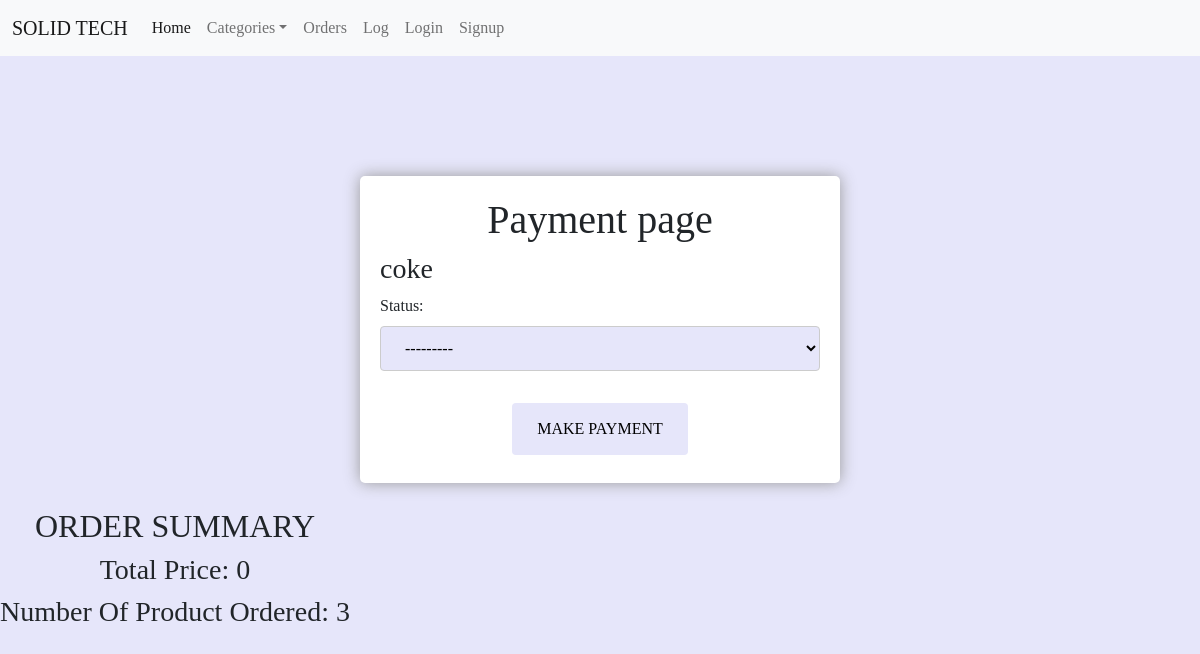
Screenshot of /seller/update/order/1 with the database file from the repository.
### Sellers/models.py (models this page shows, shortened)
class Order(models.Model):
    seller = models.ForeignKey(user, on_delete=models.DO_NOTHING)
    name = models.CharField(max_length=1000000)
    num_of_product = models.IntegerField(max_length=100000)
    created_at = models.DateField(auto_now_add=True)
    completed = models.BooleanField(default=False, )
    status = models.CharField(max_length=200, choices=Status, default="COMPLETED BUT NOT PAID", blank=True, null=True)
    serial_num = models.PositiveIntegerField(default=1)
    @property
    def total_price(self):
        order_items = OrderItem.objects.filter(order_id=self.id)
        cost = 0
        for order_item in order_items:
            cost += order_item.cost
        return cost

### Sellers/views.py (the view, shortened to what this page needs)
# urls.py: path('update/order/<int:pk>', UpdateOrder.as_view(), name="updateorder"),
class UpdateOrder(UpdateView):
    model = Order
    fields = ["status"]
    template_name = 'seller/update_order.html'
    context_object_name = "update"

### utils/context_processors.py (called while the page is built)
def navbar_categories(request):
    categories = Category.objects.all()
    category = Category.objects.filter(parent=None)
    log = Log.objects.all().order_by('-id')[:10]
    return {'navbar_categories':categories,'categorys':category,'log':log}

### Sellers/templates/seller/update_order.html (shortened to what this page needs)
{% extends "base.html" %}
    {% block title %}
        {% load static %}
        <link rel="stylesheet" href="{% static 'css/form.css' %}">
    {% endblock %}
{% block content %}
    <div id="form">
        <h1 id="header">Payment page</h1>
        <h3>{{ update.name }}</h3>
        <form action="" method="post">
            {{ form.as_p }}
            <div id="button">
                <button type="submit">MAKE PAYMENT</button>
            </div>
        </form>
    </div>
    <br>
    <div class="summary">
        <h2>ORDER SUMMARY</h2>
        <h3> Total Price: {{ update.total_price }}</h3>
        <h3> Number Of Product Ordered: {{ update.num_of_product }}</h3>
    </div>
{% endblock content %}

### static/css/form.css (style rules this page uses)
body { background-color: #E6E6FA; font-family: SansSerif, serif; }
#header { text-align: center; font-family: SansSerif, serif; }
#form { border-radius: 5px; background-color: white; padding: 20px; width: 40%; margin-left: 30%; margin-top: 10%; box-shadow: hsl(0, 0%, 60%) 0 0 16px; }
input[type=text], select { width: 100%; padding: 12px 20px; margin: 8px 0; display: inline-block; border: 1px solid #ccc; border-radius: 4px; box-sizing: border-box; background-color: #E6E6FA; }
input[type=password], select { width: 100%; padding: 12px 20px; margin: 8px 0; display: inline-block; border: 1px solid #ccc; border-radius: 4px; box-sizing: border-box; background-color: #E6E6FA; }
input[type=number], select { width: 100%; padding: 12px 20px; margin: 8px 0; display: inline-block; border: 1px solid #ccc; border-radius: 4px; box-sizing: border-box; background-color: #E6E6FA; }
button { width: 40%; background-color: #E6E6FA; color: black; padding: 14px 20px; margin: 8px 0; border: none; border-radius: 4px; cursor: pointer; }
#button { text-align: center; }
.summary { text-align: center; float: left; text-align-all: left; text-decoration-color: green; }

### rows the page displays
Order: name "coke", status "---------", total_price "0", num_of_product "3"
